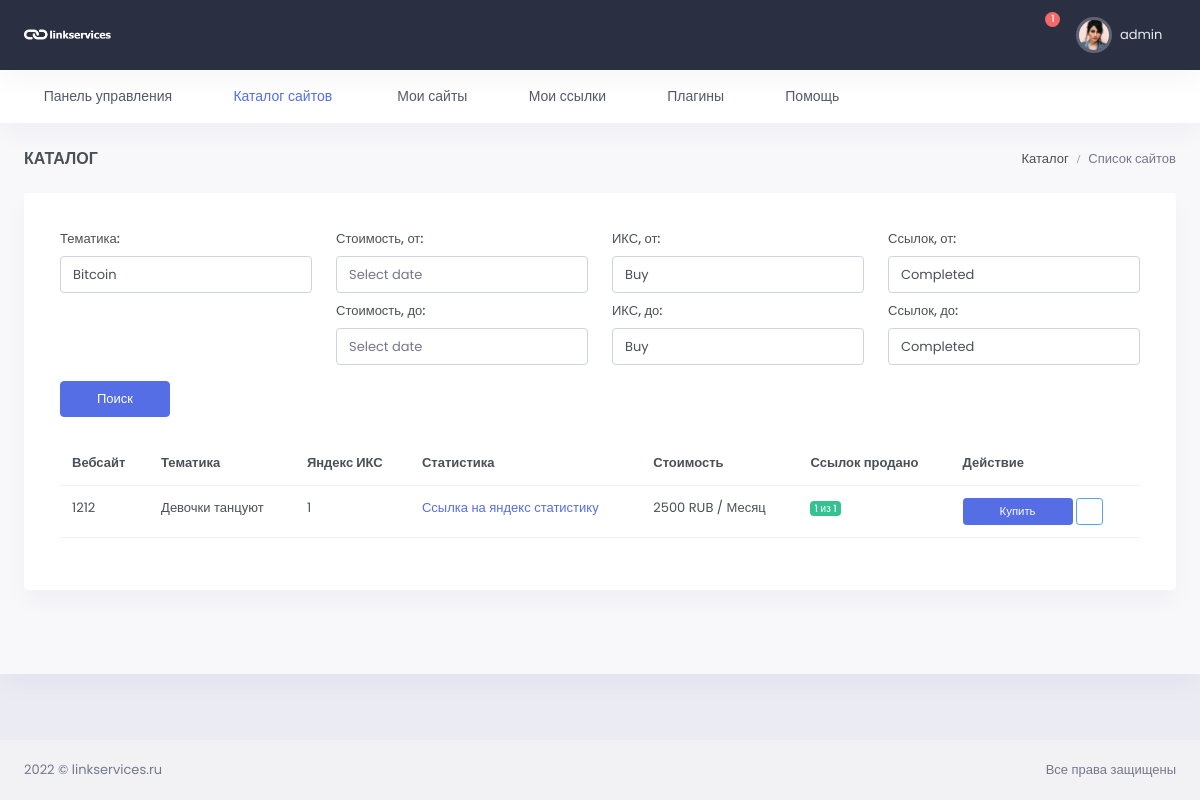
The page /catalog/ (signed in) on the database as committed earlier.
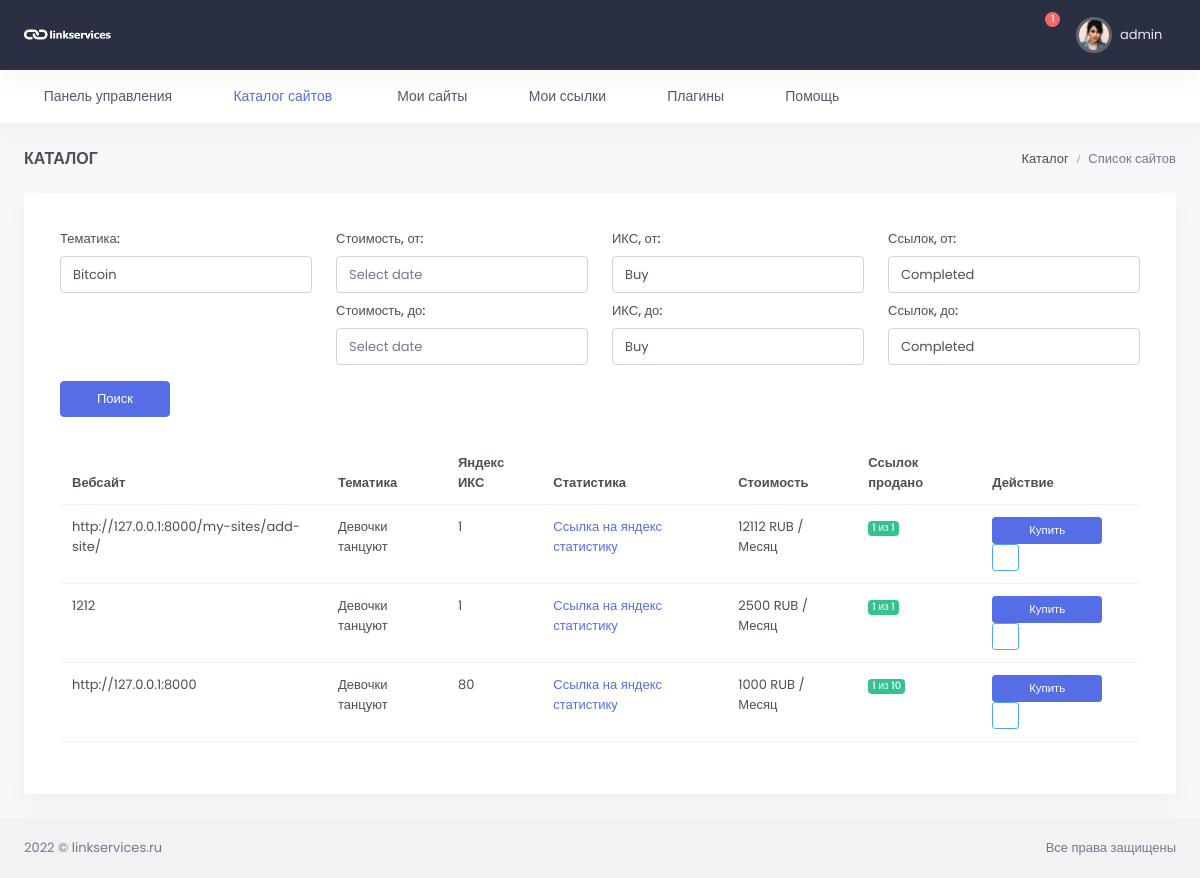
The same page on the database as committed later.
### site_app/models.py (models this page shows, shortened)
class WebSite(models.Model):
    url = models.CharField(max_length=255, verbose_name='url сайта')
    user_email = models.ForeignKey(User, related_name='user_website', on_delete=models.CASCADE,
                                   max_length=100, blank=True, null=True, verbose_name='email заказчика')
    category = models.ForeignKey(Category, on_delete=models.CASCADE, verbose_name='Тематика')
    price = models.IntegerField(verbose_name='Цена')
    status = models.ForeignKey(Status, verbose_name='Статус', on_delete=models.CASCADE, blank=True, null=True)
    total_link = models.IntegerField(verbose_name='Всего ссылок', blank=True, null=True)
    sold_link = models.IntegerField(verbose_name='Продано ссылок', blank=True, null=True)
    yandex_x = models.IntegerField(verbose_name='Яндекс Икс', blank=True, null=True)
    yandex_stat = models.CharField(max_length=255, verbose_name='Яндекс статистика')
    password_yandex = models.CharField(max_length=250, verbose_name='Пароль от статистики', blank=True, null=True)
    bot_id = models.CharField(max_length=100, blank=True, null=True)
    created = models.DateTimeField(auto_now_add=True, verbose_name='Добавлено')
    update = models.DateTimeField(auto_now=True, verbose_name='Изменено')
    class Meta:
        verbose_name = 'Сайт'
        verbose_name_plural = 'Сайты'
        ordering = ('-created',)
    def get_absolute_url(self):
        return reverse('buy-link', kwargs={"pk": self.pk})

class Category(models.Model):
    name = models.CharField(max_length=200, verbose_name='Тематика')
    slug = models.SlugField()
    def __str__(self):
        return self.name
    class Meta:
        verbose_name = 'Тематика'
        verbose_name_plural = 'Тематики'
        ordering = ('name',)

### main/views.py (the view)
# urls.py: path('catalog/', Catalog.as_view(), name='catalog'),
class Catalog(LoginRequiredMixin, ListView):
    template_name = 'main/catalog.html'
    context_object_name = 'website'
    def get_queryset(self):
        return WebSite.objects.filter(status_id=1)
    def get_context_data(self, *, object_list=None, **kwargs):
        context = super(Catalog, self).get_context_data(**kwargs)
        context['title'] = 'Каталог сайтов'
        return context

### main/templates/main/catalog.html (shortened to what the changed rows need)
{% extends 'base.html' %}
{% load static %}
{% block content %}
<div id="layout-wrapper">
    <div class="main-content">
        <div class="page-content">
            <div class="container-fluid">
                <div class="row">
                    <div class="col-lg-12">
                        <div class="card">
                            <div class="card-body">
                                <div class="tab-content p-3">
                                    <div class="tab-pane active" id="all-order" role="tabpanel">
                                        <div class="table-responsive mt-2">
                                            <table class="table table-hover datatable dt-responsive nowrap"
                                                   style="border-collapse: collapse; border-spacing: 0; width: 100%;">
                                                <thead>
                                                <tr>
                                                    <th scope="col">Вебсайт</th>
                                                    <th scope="col">Тематика</th>
                                                    <th scope="col">Яндекс ИКС</th>
                                                    <th scope="col">Статистика</th>
                                                    <th scope="col">Стоимость</th>
                                                    <th scope="col">Ссылок продано</th>
                                                    <th scope="col">Действие</th>
                                                </tr>
                                                </thead>
                                                <tbody>
                                                {% for item in website %}
                                                {% include 'main/partials/itemSites.html' %}
                                                {% endfor %}
                                                </tbody>
                                            </table>
                                        </div>
                                    </div>
                                </div>
                            </div>
                        </div>
                    </div>
                </div>
            </div>
        </div>
    </div>
</div>
{% endblock %}

### main/templates/main/partials/itemSites.html
<tr>
    <td>{{ item.url }}</td>
    <td>{{ item.category }}</td>
    <td>{{ item.yandex_x }}</td>
    <td><a href="{{ item.yandex_stat }}"> Ссылка на яндекс статистику</a></td>
    <td>{{ item.price }} RUB / Месяц</td>
    <td>
        <span class="badge bg-success font-size-10">{{ item.sold_link }} из {{ item.total_link }}</span>
    </td>
    <td>
        <a href="{{ item.get_absolute_url }}" class="btn btn-primary btn-sm w-md">Купить</a>
        <a href="{{ item.url}}" class="btn btn-outline-info btn-sm"><i
                class="mdi mdi-web"></i></a>
    </td>
</tr>

Rows that differ between the two databases and show on the page:
now on this page (row edited): WebSite: url "http://127.0.0.1:8000/my-sites/add-site/", category "Девочки танцуют", yandex_x "1", price "12112", sold_link "1", total_link "1"
now on this page (row edited): WebSite: url "http://127.0.0.1:8000", category "Девочки танцуют", yandex_x "80", price "1000", sold_link "1", total_link "10"
